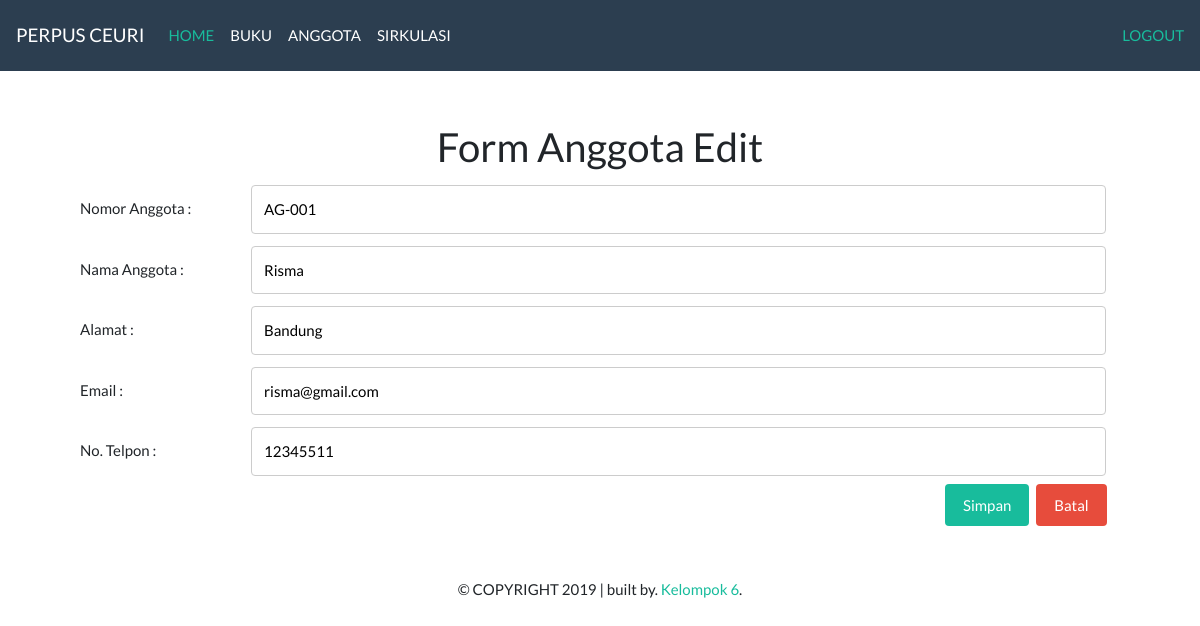
Page /form_anggota_edit.php?id=1141 on the committed database.
### tables this page shows
CREATE TABLE `t_anggota` (
  `id` int(6) NOT NULL,
  `tanggal_entry` date DEFAULT NULL,
  `nomor_anggota` varchar(15) DEFAULT NULL,
  `nama` varchar(30) DEFAULT NULL,
  `alamat` varchar(35) NOT NULL,
  `email` varchar(25) NOT NULL,
  `no_telp` varchar(12) NOT NULL
);

### form_anggota_edit.php (the view, shortened to what this page needs)
<?php
  include "koneksi.php";
  $id = $_GET['id'];
  $sql="select * from t_anggota where id='$id'";
  $hasil = mysqli_query($conn, $sql);
  $data = mysqli_fetch_array($hasil);
  $nomor_anggota = $data['nomor_anggota'];
  $nama = $data['nama'];
  $alamat = $data['alamat'];
  $email = $data['email'];
  $no_telp= $data['no_telp'];
?>
 <!DOCTYPE html>
<html>
<head>
</head>
<body>
  <?php include_once "header.php" ?>&nbsp;&nbsp;
  <div class="container">
<form class="content" action="anggota_edit.php" method="post">
  <h2><center>Form Anggota Edit</center></h2>
    <div class="row">
      <div class="col-25">
        <label>Nomor Anggota : </label>
      </div>
      <div class="col-75">
        <input type="text" name="nomor_anggota" value="<?php echo $nomor_anggota; ?>"><br>
      </div>
    </div>
    <div class="row">
      <div class="col-25">
        <label>Nama Anggota :</label>
      </div>
      <div class="col-75">
        <input type="text" name="nama" value="<?php echo $nama; ?>"> <br>
      </div>
    </div>
    <div class="row">
      <div class="col-25">
        <label>Alamat :</label>
      </div>
      <div class="col-75">
        <input type="text" name="alamat" value="<?php echo $alamat; ?>"> <br>      </div>
    </div>
    <div class="row">
      <div class="col-25">
        <label>Email :</label>
      </div>
      <div class="col-75">
         <input type="text" name="email" value="<?php echo $email; ?>"> <br>
      </div>
    </div>
    <div class="row">
      <div class="col-25">
        <label>No. Telpon :</label>
      </div>
      <div class="col-75">
       <input type="text" name="no_telp" value="<?php echo $no_telp; ?>"> <br>
      </div>
    </div>
      <button class="btn btn-success" type="submit" name="simpan">Simpan</button>
      <button class="btn btn-danger" type="submit" name="batal">Batal</button>
  </form>
</div>
  <?php include_once "footer.php" ?>

### form_anggota_edit.php (style rules this page uses)
* { box-sizing: border-box; }
body { height: 30px; }
input[type=text], select, textarea { width: 100%; padding: 12px; border: 1px solid #ccc; border-radius: 4px; resize: vertical; }
label { padding: 12px 12px 12px 0; display: inline-block; }
button[name=simpan] { color: white; padding: 10px 18px; margin:2px; border: none; border-radius: 4px; cursor: pointer; margin-left: 900px; }
button[name=batal] { color: white; padding: 10px 18px; margin:2px; border: none; border-radius: 4px; cursor: pointer; margin-right: 30px; }
.container { border-radius: 5px; padding: 20px; margin:10px; }
.col-25 { float: left; width: 15%; margin-top: 6px; margin-left:50px; }
.col-75 { float: left; width: 75%; margin-top: 6px; }
.row:after { content: ""; display: table; clear: both; }

### rows in the picture
t_anggota: nomor_anggota "AG-001", nama "Risma", alamat "Bandung", email "risma@gmail.com", no_telp "12345511"
